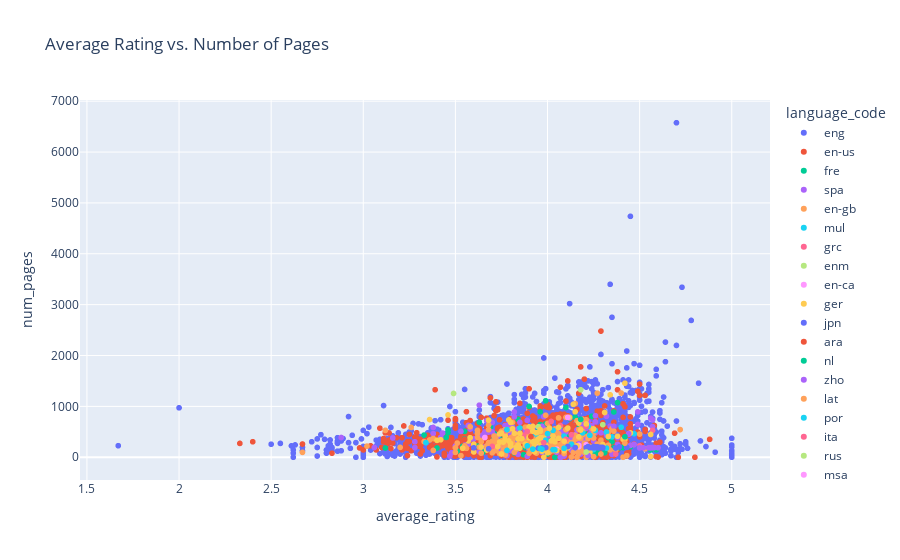

Notebook cell for this chart:
### Code cell
px.scatter(data_frame=books, x='average_rating', y='num_pages', color='language_code', title='Average Rating vs. Number of Pages')

### Figure 1 — Plotly figure (JSON) as saved in the notebook; plotly's stock layout.template omitted (floating-point values rounded to 4 significant figures; data arrays with more than 128 entries replaced by an {"elided": "..."} marker saying what was removed)
{"data": [{"hovertemplate": "language_code=eng<br>average_rating=%{x}<br>num_pages=%{y}<extra></extra>", "legendgroup": "eng", "marker": {"color": "#636efa", "symbol": "circle"}, "mode": "markers", "name": "eng", "showlegend": true, "type": "scattergl", "x": {"elided": "8754 float values"}, "xaxis": "x", "y": {"elided": "8754 int values"}, "yaxis": "y"}, {"hovertemplate": "language_code=en-us<br>average_rating=%{x}<br>num_pages=%{y}<extra></extra>", "legendgroup": "en-us", "marker": {"color": "#EF553B", "symbol": "circle"}, "mode": "markers", "name": "en-us", "showlegend": true, "type": "scattergl", "x": {"elided": "1399 float values"}, "xaxis": "x", "y": {"elided": "1399 int values"}, "yaxis": "y"}, {"hovertemplate": "language_code=fre<br>average_rating=%{x}<br>num_pages=%{y}<extra></extra>", "legendgroup": "fre", "marker": {"color": "#00cc96", "symbol": "circle"}, "mode": "markers", "name": "fre", "showlegend": true, "type": "scattergl", "x": {"elided": "133 float values"}, "xaxis": "x", "y": {"elided": "133 int values"}, "yaxis": "y"}, {"hovertemplate": "language_code=spa<br>average_rating=%{x}<br>num_pages=%{y}<extra></extra>", "legendgroup": "spa", "marker": {"color": "#ab63fa", "symbol": "circle"}, "mode": "markers", "name": "spa", "showlegend": true, "type": "scattergl", "x": {"elided": "209 float values"}, "xaxis": "x", "y": {"elided": "209 int values"}, "yaxis": "y"}, {"hovertemplate": "language_code=en-gb<br>average_rating=%{x}<br>num_pages=%{y}<extra></extra>", "legendgroup": "en-gb", "marker": {"color": "#FFA15A", "symbol": "circle"}, "mode": "markers", "name": "en-gb", "showlegend": true, "type": "scattergl", "x": {"elided": "211 float values"}, "xaxis": "x", "y": {"elided": "211 int values"}, "yaxis": "y"}, {"hovertemplate": "language_code=mul<br>average_rating=%{x}<br>num_pages=%{y}<extra></extra>", "legendgroup": "mul", "marker": {"color": "#19d3f3", "symbol": "circle"}, "mode": "markers", "name": "mul", "showlegend": true, "type": "scattergl", "x": [3.85, 4.22, 4.32, 4.35, 4.23, 4.26, 4.47, 4.03, 4.07, 3.34, 4.25, 4.4, 4.09, 4.19, 4, 4.13, 3.95, 3.93, 4.32], "xaxis": "x", "y": [575, 607, 496, 400, 432, 528, 464, 528, 605, 288, 151, 590, 416, 480, 464, 256, 384, 464, 180], "yaxis": "y"}, {"hovertemplate": "language_code=grc<br>average_rating=%{x}<br>num_pages=%{y}<extra></extra>", "legendgroup": "grc", "marker": {"color": "#FF6692", "symbol": "circle"}, "mode": "markers", "name": "grc", "showlegend": true, "type": "scattergl", "x": [3.87, 3.7, 4.07, 4.21, 4.57, 4.5, 3.76, 4.1], "xaxis": "x", "y": [431, 214, 624, 608, 528, 224, 472, 352], "yaxis": "y"}, {"hovertemplate": "language_code=enm<br>average_rating=%{x}<br>num_pages=%{y}<extra></extra>", "legendgroup": "enm", "marker": {"color": "#B6E880", "symbol": "circle"}, "mode": "markers", "name": "enm", "showlegend": true, "type": "scattergl", "x": [3.49, 4.18, 3.95], "xaxis": "x", "y": [1254, 1327, 600], "yaxis": "y"}, {"hovertemplate": "language_code=en-ca<br>average_rating=%{x}<br>num_pages=%{y}<extra></extra>", "legendgroup": "en-ca", "marker": {"color": "#FF97FF", "symbol": "circle"}, "mode": "markers", "name": "en-ca", "showlegend": true, "type": "scattergl", "x": [4.21, 3.98, 4.05, 3.94, 4.17, 3.66, 4.17], "xaxis": "x", "y": [246, 272, 160, 256, 209, 388, 233], "yaxis": "y"}, {"hovertemplate": "language_code=ger<br>average_rating=%{x}<br>num_pages=%{y}<extra></extra>", "legendgroup": "ger", "marker": {"color": "#FECB52", "symbol": "circle"}, "mode": "markers", "name": "ger", "showlegend": true, "type": "scattergl", "x": [3.58, 4.02, 4.33, 4.42, 3.93, 3.97, 4.34, 3.96, 3.98, 3.68, 3.88, 3.99, 4.25, 3.98, 3.74, 3.85, 3.98, 4.03, 3.6, 3.74, 3.95, 3.8, 4.11, 4.17, 3.9, 4.21, 3.96, 3.83, 3.8, 3.8, 3.82, 3.54, 4.03, 3.79, 4.15, 4.41, 4.45, 4.38, 3.84, 4.12, 4.09, 4.14, 4.18, 4.23, 4.17, 3.81, 3.4, 3.75, 4.09, 3.86, 4, 4.3, 3.92, 3.75, 3.46, 3.97, 3.96, 3.79, 4.01, 4.06, 3.92, 3.6, 4.06, 4.11, 3.92, 3.96, 3.94, 3.85, 4.16, 3.57, 3.73, 3.67, 3.64, 4.05, 3.42, 3.76, 4.04, 4.42, 4.56, 4.56, 3.94, 3.93, 3.9, 3.77, 3.77, 4.31, 3.84], "xaxis": "x", "y": [384, 321, 407, 1456, 106, 119, 1227, 238, 240, 728, 254, 235, 556, 376, 459, 180, 0, 416, 104, 298, 358, 218, 573, 672, 597, 655, 383, 192, 270, 684, 472, 178, 352, 320, 894, 354, 478, 412, 360, 784, 127, 1040, 536, 95, 400, 560, 332, 477, 317, 368, 88, 250, 607, 64, 832, 380, 507, 734, 573, 586, 512, 255, 371, 187, 304, 544, 480, 470, 224, 320, 208, 142, 200, 132, 344, 298, 304, 351, 13, 448, 314, 217, 384, 349, 412, 880, 240], "yaxis": "y"}, {"hovertemplate": "language_code=jpn<br>average_rating=%{x}<br>num_pages=%{y}<extra></extra>", "legendgroup": "jpn", "marker": {"color": "#636efa", "symbol": "circle"}, "mode": "markers", "name": "jpn", "showlegend": true, "type": "scattergl", "x": [4.43, 4.39, 4.43, 4.22, 4.48, 4.28, 4.3, 4.28, 4.29, 4.27, 4.11, 4.22, 4.26, 4.25, 4.26, 4.23, 4.15, 4.22, 4.27, 4.21, 4.24, 4.28, 4.26, 4.27, 4.26, 4.29, 4.29, 4.25, 4.28, 4.25, 4.25, 4.3, 4.28, 4.27, 4.28, 3.68, 3.95, 3.99, 3.97, 4.5, 4.55, 4.56, 4.56, 4.57, 4.37], "xaxis": "x", "y": [195, 204, 194, 189, 178, 186, 186, 190, 188, 187, 211, 198, 208, 211, 195, 189, 191, 211, 207, 189, 189, 184, 192, 192, 192, 192, 192, 192, 192, 192, 192, 192, 192, 192, 192, 165, 178, 190, 187, 180, 184, 188, 182, 192, 182], "yaxis": "y"}, {"hovertemplate": "language_code=ara<br>average_rating=%{x}<br>num_pages=%{y}<extra></extra>", "legendgroup": "ara", "marker": {"color": "#EF553B", "symbol": "circle"}, "mode": "markers", "name": "ara", "showlegend": true, "type": "scattergl", "x": [3.55], "xaxis": "x", "y": [349], "yaxis": "y"}, {"hovertemplate": "language_code=nl<br>average_rating=%{x}<br>num_pages=%{y}<extra></extra>", "legendgroup": "nl", "marker": {"color": "#00cc96", "symbol": "circle"}, "mode": "markers", "name": "nl", "showlegend": true, "type": "scattergl", "x": [4.18], "xaxis": "x", "y": [744], "yaxis": "y"}, {"hovertemplate": "language_code=zho<br>average_rating=%{x}<br>num_pages=%{y}<extra></extra>", "legendgroup": "zho", "marker": {"color": "#ab63fa", "symbol": "circle"}, "mode": "markers", "name": "zho", "showlegend": true, "type": "scattergl", "x": [4.57, 4.56, 4.36, 4.44, 4.22, 4.5, 4.58, 4.6, 4.55, 4.57, 4.56, 4.52, 4.57], "xaxis": "x", "y": [735, 768, 608, 467, 36, 183, 191, 188, 189, 184, 189, 185, 191], "yaxis": "y"}, {"hovertemplate": "language_code=lat<br>average_rating=%{x}<br>num_pages=%{y}<extra></extra>", "legendgroup": "lat", "marker": {"color": "#FFA15A", "symbol": "circle"}, "mode": "markers", "name": "lat", "showlegend": true, "type": "scattergl", "x": [4.17, 4.47, 4.42], "xaxis": "x", "y": [75, 249, 277], "yaxis": "y"}, {"hovertemplate": "language_code=por<br>average_rating=%{x}<br>num_pages=%{y}<extra></extra>", "legendgroup": "por", "marker": {"color": "#19d3f3", "symbol": "circle"}, "mode": "markers", "name": "por", "showlegend": true, "type": "scattergl", "x": [3.89, 3.78, 3.99, 3.78, 3.96, 4.03, 3.92, 4.04, 4.09, 3.97], "xaxis": "x", "y": [224, 544, 336, 134, 168, 149, 160, 147, 176, 160], "yaxis": "y"}, {"hovertemplate": "language_code=ita<br>average_rating=%{x}<br>num_pages=%{y}<extra></extra>", "legendgroup": "ita", "marker": {"color": "#FF6692", "symbol": "circle"}, "mode": "markers", "name": "ita", "showlegend": true, "type": "scattergl", "x": [4.13, 4.02, 4.37, 3.98, 3.89], "xaxis": "x", "y": [442, 704, 62, 288, 507], "yaxis": "y"}, {"hovertemplate": "language_code=rus<br>average_rating=%{x}<br>num_pages=%{y}<extra></extra>", "legendgroup": "rus", "marker": {"color": "#B6E880", "symbol": "circle"}, "mode": "markers", "name": "rus", "showlegend": true, "type": "scattergl", "x": [4.3, 4.21], "xaxis": "x", "y": [640, 103], "yaxis": "y"}, {"hovertemplate": "language_code=msa<br>average_rating=%{x}<br>num_pages=%{y}<extra></extra>", "legendgroup": "msa", "marker": {"color": "#FF97FF", "symbol": "circle"}, "mode": "markers", "name": "msa", "showlegend": true, "type": "scattergl", "x": [4.11], "xaxis": "x", "y": [784], "yaxis": "y"}, {"hovertemplate": "language_code=glg<br>average_rating=%{x}<br>num_pages=%{y}<extra></extra>", "legendgroup": "glg", "marker": {"color": "#FECB52", "symbol": "circle"}, "mode": "markers", "name": "glg", "showlegend": true, "type": "scattergl", "x": [3.36], "xaxis": "x", "y": [741], "yaxis": "y"}, {"hovertemplate": "language_code=nor<br>average_rating=%{x}<br>num_pages=%{y}<extra></extra>", "legendgroup": "nor", "marker": {"color": "#636efa", "symbol": "circle"}, "mode": "markers", "name": "nor", "showlegend": true, "type": "scattergl", "x": [3.6], "xaxis": "x", "y": [185], "yaxis": "y"}, {"hovertemplate": "language_code=swe<br>average_rating=%{x}<br>num_pages=%{y}<extra></extra>", "legendgroup": "swe", "marker": {"color": "#EF553B", "symbol": "circle"}, "mode": "markers", "name": "swe", "showlegend": true, "type": "scattergl", "x": [3.91], "xaxis": "x", "y": [406], "yaxis": "y"}, {"hovertemplate": "language_code=tur<br>average_rating=%{x}<br>num_pages=%{y}<extra></extra>", "legendgroup": "tur", "marker": {"color": "#00cc96", "symbol": "circle"}, "mode": "markers", "name": "tur", "showlegend": true, "type": "scattergl", "x": [4.42], "xaxis": "x", "y": [403], "yaxis": "y"}, {"hovertemplate": "language_code=gla<br>average_rating=%{x}<br>num_pages=%{y}<extra></extra>", "legendgroup": "gla", "marker": {"color": "#ab63fa", "symbol": "circle"}, "mode": "markers", "name": "gla", "showlegend": true, "type": "scattergl", "x": [4.47], "xaxis": "x", "y": [250], "yaxis": "y"}, {"hovertemplate": "language_code=ale<br>average_rating=%{x}<br>num_pages=%{y}<extra></extra>", "legendgroup": "ale", "marker": {"color": "#FFA15A", "symbol": "circle"}, "mode": "markers", "name": "ale", "showlegend": true, "type": "scattergl", "x": [4.36], "xaxis": "x", "y": [512], "yaxis": "y"}], "layout": {"legend": {"title": {"text": "language_code"}, "tracegroupgap": 0}, "title": {"text": "Average Rating vs. Number of Pages"}, "xaxis": {"anchor": "y", "domain": [0, 1], "title": {"text": "average_rating"}}, "yaxis": {"anchor": "x", "domain": [0, 1], "title": {"text": "num_pages"}}}}
